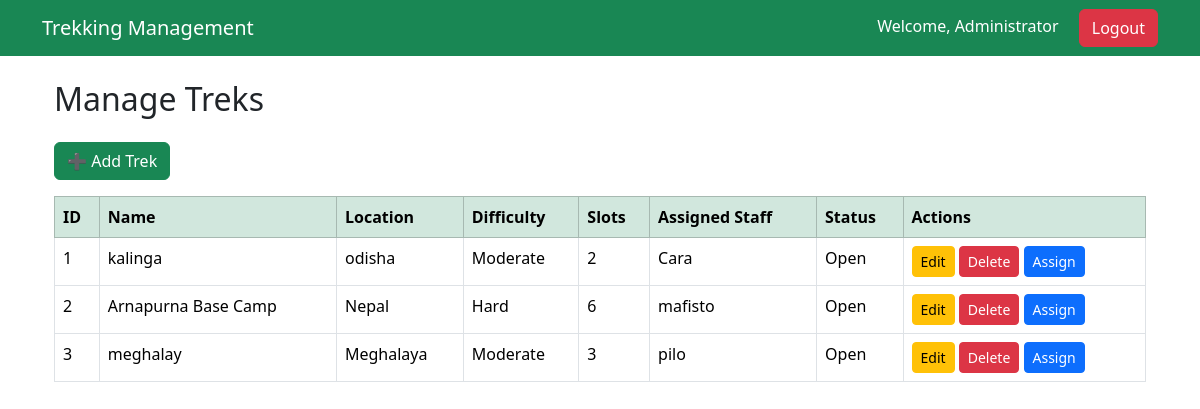
The app's page /admin/treks (signed in) with its own data.
### models.py (models this page shows)
class User(UserMixin, db.Model):
    __tablename__ = "users"
    id = db.Column(db.Integer, primary_key=True)
    name = db.Column(db.String(100), nullable=False)
    email = db.Column(db.String(120), unique=True, nullable=False)
    password = db.Column(db.String(200), nullable=False)
    role = db.Column(db.String(20), nullable=False)
    status = db.Column(db.String(20), default="pending")
    contact = db.Column(db.String(20))

class Trek(db.Model):
    __tablename__ = "treks"
    id = db.Column(db.Integer, primary_key=True)
    name = db.Column(db.String(100), nullable=False)
    location = db.Column(db.String(100))
    difficulty = db.Column(db.String(30))
    duration = db.Column(db.Integer)
    available_slots = db.Column(db.Integer)
    status = db.Column(db.String(20), default="Open")
    start_date = db.Column(db.Date)
    end_date = db.Column(db.Date)
    description = db.Column(db.Text)
    staff_id = db.Column(
        db.Integer,
        db.ForeignKey("users.id")
    )

### routes/admin.py (the view)
@admin.route("/treks")
@login_required
def view_treks():
    if current_user.role != "admin":
        return "Access Denied"
    treks = Trek.query.all()
    staff_dict = {
        staff.id: staff.name
        for staff in User.query.filter_by(role="staff").all()
    }
    return render_template(
        "admin/treks.html",
        treks=treks,
        staff_dict=staff_dict
    )

### app.py (called while the page is built)
@login_manager.user_loader
def load_user(user_id):
    return User.query.get(int(user_id))

### templates/admin/treks.html
{% extends "base.html" %}
{% block content %}
<div class="container mt-4">
    <h2 class="mb-4">
        Manage Treks
    </h2>
    <a href="{{ url_for('admin.add_trek') }}" class="btn btn-success mb-3">
        ➕ Add Trek
    </a>
    <table class="table table-bordered table-hover">
        <thead class="table-success">
            <tr>
                <th>ID</th>
                <th>Name</th>
                <th>Location</th>
                <th>Difficulty</th>
                <th>Slots</th>
                <th>Assigned Staff</th>
                <th>Status</th>
                <th>Actions</th>
            </tr>
        </thead>
        <tbody>
            {% if treks %}
                {% for trek in treks %}
                <tr>
                    <td>{{ trek.id }}</td>
                    <td>{{ trek.name }}</td>
                    <td>{{ trek.location }}</td>
                    <td>{{ trek.difficulty }}</td>
                    <td>{{ trek.available_slots }}</td>
                    <td>
                        {% if trek.staff_id %}
                            {{ staff_dict.get(trek.staff_id, "Unknown Staff") }}
                        {% else %}
                            Not Assigned
                        {% endif %}
                    </td>
                    <td>{{ trek.status }}</td>
                    <td>
                        <a href="{{ url_for('admin.edit_trek', trek_id=trek.id) }}"
                           class="btn btn-warning btn-sm">
                            Edit
                        </a>
                        <a href="{{ url_for('admin.delete_trek', trek_id=trek.id) }}"
                           class="btn btn-danger btn-sm"
                           onclick="return confirm('Are you sure you want to delete this trek?');">
                            Delete
                        </a>
                        <a href="{{ url_for('admin.assign_staff', trek_id=trek.id) }}"
                           class="btn btn-primary btn-sm">
                            Assign
                        </a>
                    </td>
                </tr>
                {% endfor %}
            {% else %}
                <tr>
                    <td colspan="8" class="text-center">
                        No treks available.
                    </td>
                </tr>
            {% endif %}
        </tbody>
    </table>
</div>
{% endblock %}

### templates/base.html (shortened to what this page needs)
<!DOCTYPE html>
<html>
<head>
    <link href="https://cdn.jsdelivr.net/npm/bootstrap@5.3.3/dist/css/bootstrap.min.css"
          rel="stylesheet">
</head>
<body>
<nav class="navbar navbar-expand-lg navbar-dark bg-success">
    <div class="container">
        <a class="navbar-brand" href="{{ url_for('home') }}">
            Trekking Management
        </a>
        <div class="ms-auto">
            {% if current_user.is_authenticated %}
                <span class="text-white me-3">
                    Welcome, {{ current_user.name }}
                </span>
                <a href="{{ url_for('auth.logout') }}" class="btn btn-danger">
                    Logout
                </a>
            {% endif %}
        </div>
    </div>
</nav>
<div class="container mt-4">
{% block content %}
{% endblock %}
</div>
</body>
</html>

### records on screen
User: name "Administrator"
Trek: id "1", name "kalinga", location "odisha", difficulty "Moderate", available_slots "2", status "Open"
User: get "Cara"
Trek: id "2", name "Arnapurna Base Camp", location "Nepal", difficulty "Hard", available_slots "6", status "Open"
User: get "mafisto"
Trek: id "3", name "meghalay", location "Meghalaya", difficulty "Moderate", available_slots "3", status "Open"
User: get "pilo"
